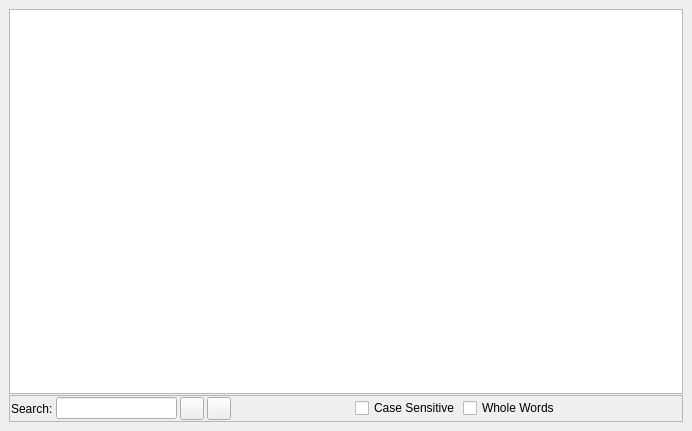
<?xml version="1.0" encoding="UTF-8"?>
<ui version="4.0">
 <class>TxtEditor</class>
 <widget class="QMainWindow" name="TxtEditor">
  <property name="geometry">
   <rect>
    <x>0</x>
    <y>0</y>
    <width>692</width>
    <height>431</height>
   </rect>
  </property>
  <property name="windowTitle">
   <string>SqlEditor</string>
  </property>
  <widget class="QWidget" name="centralwidget">
   <layout class="QGridLayout" name="gridLayout">
    <item row="0" column="0">
     <widget class="QSplitter" name="splitter">
      <property name="orientation">
       <enum>Qt::Horizontal</enum>
      </property>
      <property name="childrenCollapsible">
       <bool>false</bool>
      </property>
      <widget class="QWidget" name="layoutWidget">
       <layout class="QVBoxLayout">
        <property name="spacing">
         <number>1</number>
        </property>
        <item>
         <widget class="TxtEditorWidget" name="sqlTextEdit"/>
        </item>
        <item>
         <widget class="QFrame" name="searchFrame">
          <property name="frameShape">
           <enum>QFrame::StyledPanel</enum>
          </property>
          <property name="frameShadow">
           <enum>QFrame::Raised</enum>
          </property>
          <layout class="QGridLayout">
           <property name="margin">
            <number>1</number>
           </property>
           <property name="spacing">
            <number>3</number>
           </property>
           <item row="0" column="3">
            <widget class="QToolButton" name="nextToolButton">
             <property name="toolTip">
              <string>Search Next</string>
             </property>
             <property name="shortcut">
              <string>F3</string>
             </property>
            </widget>
           </item>
           <item row="0" column="6">
            <widget class="QCheckBox" name="wholeWordsCheckBox">
             <property name="text">
              <string>Whole Words</string>
             </property>
            </widget>
           </item>
           <item row="0" column="1">
            <widget class="QLineEdit" name="searchEdit"/>
           </item>
           <item row="0" column="5">
            <widget class="QCheckBox" name="caseCheckBox">
             <property name="text">
              <string>Case Sensitive</string>
             </property>
            </widget>
           </item>
           <item row="0" column="0">
            <widget class="QLabel" name="label">
             <property name="text">
              <string>Search:</string>
             </property>
            </widget>
           </item>
           <item row="0" column="2">
            <widget class="QToolButton" name="previousToolButton">
             <property name="toolTip">
              <string>Search previous</string>
             </property>
             <property name="shortcut">
              <string>Shift+F3</string>
             </property>
            </widget>
           </item>
           <item row="0" column="7">
            <spacer>
             <property name="orientation">
              <enum>Qt::Horizontal</enum>
             </property>
             <property name="sizeHint" stdset="0">
              <size>
               <width>40</width>
               <height>20</height>
              </size>
             </property>
            </spacer>
           </item>
           <item row="0" column="4">
            <spacer>
             <property name="orientation">
              <enum>Qt::Horizontal</enum>
             </property>
             <property name="sizeHint" stdset="0">
              <size>
               <width>40</width>
               <height>20</height>
              </size>
             </property>
            </spacer>
           </item>
          </layout>
         </widget>
        </item>
       </layout>
      </widget>
     </widget>
    </item>
   </layout>
  </widget>
 </widget>
 <customwidgets>
  <customwidget>
   <class>TxtEditorWidget</class>
   <extends>QTextEdit</extends>
   <header location="global">txteditorwidget.h</header>
  </customwidget>
 </customwidgets>
 <resources/>
 <connections/>
</ui>
